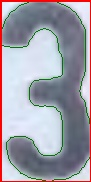
#> input picture BikeDetect/XLA/number/number1.jpg, 91 x 182 px
$ python -i TestImg_final_tachham.py   (imports and definitions only)
#> lines starting #> are read from the running program, lines starting #| are printed output that depends on the picture; after the words box and inside, x2 and y2 are one past the last pixel; in counts of white or black regions, pixels touching at a corner belong together
#> further down, picture is the input picture: shape (182, 91, 3); mean B, G, R 168.2, 157.8, 159.9
import cv2
import numpy as np
import imutils
import os
import shutil


#khởi tạo kích thước của kí tự trên biển số
digit_w =30
digit_h =60
# [20 lines left out: function findLP_img, not called in this run]


def Pretreatment(imgLP):

    #tiền xử lí ảnh
    grayImg = cv2.cvtColor(imgLP, cv2.COLOR_BGR2GRAY)
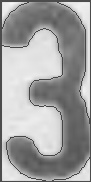
#> grayImg: shape (182, 91); min 64, max 247, mean 159.6
    noise_removal = cv2.bilateralFilter(grayImg,9,75,75)
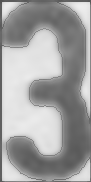
#> noise_removal: shape (182, 91); min 82, max 238, mean 161.2
    # equal_histogram = cv2.equalizeHist(noise_removal)
    ret, binImg = cv2.threshold(grayImg, 100, 255, cv2.THRESH_BINARY_INV+ cv2.THRESH_OTSU)
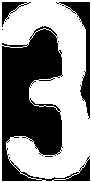
#> binImg: shape (182, 91); 55.1% white; 6 black regions (3 under 20 px), largest, box (x1, y1, x2, y2) and area: (2, 26, 90, 181) 6337, (56, 2, 90, 119) 846, (2, 2, 31, 27) 246
#> ret = 165
    kerel3 = cv2.getStructuringElement(cv2.MORPH_RECT,(4,4))
    binImg = cv2.morphologyEx(binImg,cv2.MORPH_DILATE,kerel3)
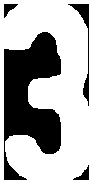
#> binImg: shape (182, 91); 67.1% white; 4 black regions, box (x1, y1, x2, y2) and area: (4, 32, 61, 180) 4876, (68, 4, 89, 106) 383, (73, 165, 89, 180) 101, (4, 4, 18, 18) 96
    return binImg

# [10 lines left out: functions contours_detect, draw_rects_on_img, not called in this run]

    #cv2.imshow('Number on License plate ',imgtemp)
    # print (cnts);

#khởi tạo
plate_number=''
coorarr=[]

# [79 lines left out: functions find_number, sortNumber, not called in this run]

# [26 lines not run here, left out]

>>> import cv2
>>> picture = cv2.imread('../number/number1.jpg')
>>> result = Pretreatment(picture)

$ run again, on BikeDetect/XLA/number/number2.jpg
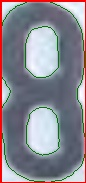
#> input picture BikeDetect/XLA/number/number2.jpg, 86 x 183 px
#> picture is the input picture: shape (183, 86, 3); mean B, G, R 143.6, 134.9, 136.3
#> in Pretreatment, `ret, binImg = cv2.threshold(grayImg, 100, 255, cv2.THRESH_BINARY_INV+ ..`:
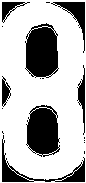
#> binImg: shape (183, 86); 70.8% white; 17 black regions (10 under 20 px), largest, box (x1, y1, x2, y2) and area: (25, 23, 59, 78) 1473, (26, 105, 60, 157) 1346, (2, 135, 85, 182) 720
#> ret = 159
#> in Pretreatment, `binImg = cv2.morphologyEx(binImg,cv2.MORPH_DILATE,kerel3)`:
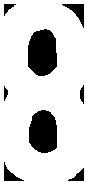
#> binImg: shape (183, 86); 82.5% white; 8 black regions, largest, box (x1, y1, x2, y2) and area: (28, 29, 57, 76) 1136, (29, 110, 57, 153) 1008, (62, 4, 84, 28) 209

$ run again, on BikeDetect/XLA/number/number3.jpg
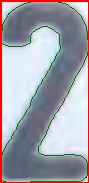
#> input picture BikeDetect/XLA/number/number3.jpg, 89 x 183 px
#> picture is the input picture: shape (183, 89, 3); mean B, G, R 170.5, 161, 161.9
#> in Pretreatment, `ret, binImg = cv2.threshold(grayImg, 100, 255, cv2.THRESH_BINARY_INV+ ..`:
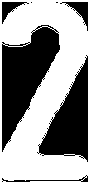
#> binImg: shape (183, 89); 56.9% white; 7 black regions (2 under 20 px), largest, box (x1, y1, x2, y2) and area: (2, 25, 60, 152) 3723, (37, 55, 88, 162) 2687, (60, 2, 88, 31) 265, (2, 2, 29, 24) 211, (2, 175, 88, 182) 130
#> ret = 170
#> in Pretreatment, `binImg = cv2.morphologyEx(binImg,cv2.MORPH_DILATE,kerel3)`:
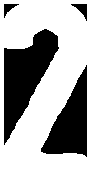
#> binImg: shape (183, 89); 66.3% white; 4 black regions, box (x1, y1, x2, y2) and area: (4, 29, 59, 145) 3098, (41, 65, 87, 157) 2180, (71, 4, 87, 21) 116, (4, 4, 19, 18) 87
